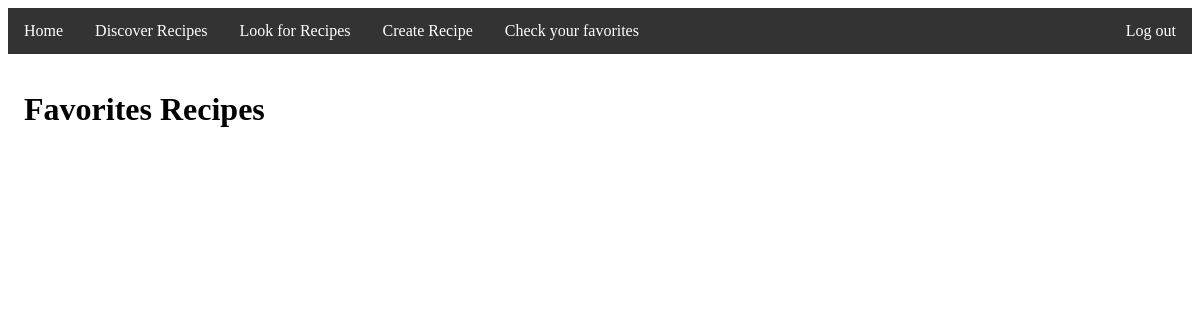
Before: /favorite/ (signed in) with the older database file.
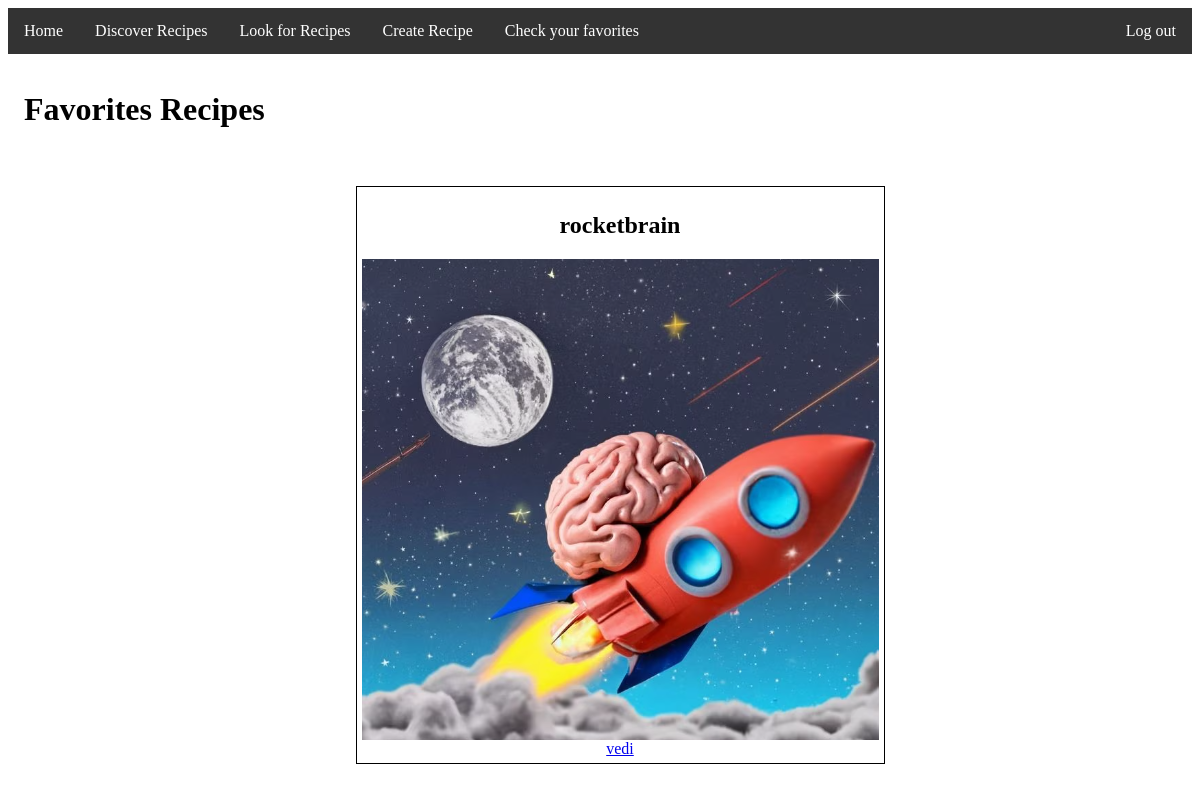
After: the same page with the newer database file.
### recipes/models.py (models this page shows, shortened)
class Favorite(models.Model):
    user = models.ForeignKey(User, on_delete=models.CASCADE)
    recipe = models.ForeignKey(Recipe, on_delete=models.CASCADE)

class Recipe(models.Model):
    title = models.CharField(max_length=200)
    author = models.ForeignKey(User, on_delete=models.CASCADE, default='', null=True)
    category = models.ForeignKey(Category, on_delete=models.CASCADE)
    description = models.TextField(max_length=2000)
    ingredients = models.CharField(max_length=2000, default='')
    instructions = models.CharField(max_length=2000, default='')
    image = models.ImageField(upload_to='images/', default='')

### recipes/views.py (the view)
# urls.py: path('favorite/', views.FavoriteListView.as_view(), name="favorite-list"),
class FavoriteListView(ListView):
    model = models.Favorite
    template_name = 'Favorite_list.html'
    context_object_name = 'favorites'
    def get_queryset(self):
        return models.Favorite.objects.filter(user=self.request.user)

### templates/Favorite_list.html (shortened to what this page needs)
{% extends 'base.html' %}
{% block content %}
    <h1>Favorites Recipes</h1>
    <div class="recipes">
        <ul>
            {% for favorite in favorites %}
                <div class="box">
                    <h2>{{ favorite.recipe.title }}</h2>
                    {% if favorite.recipe.image %}
                        <img class="recipe_img" src="{{ favorite.recipe.image.url }}">
                    {% endif %}
                    <li><a href="{% url 'recipe-detail' favorite.recipe.pk %}">vedi</a></li>
                </div>
            {% endfor %}
        </ul>
    </div>
{% endblock %}

Changed rows visible on the page:
added Favorite: recipe "rocketbrain", recipe.image (picture)
